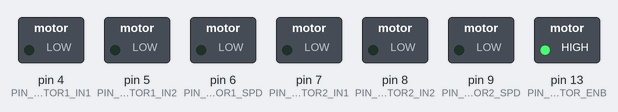
Recording of a sketch running on a simulated Arduino Uno, built with avr-gcc and run on an emulated ATmega328P. Parts: switched loads named in the sketch (green lamp = pin HIGH).

Above: at 0.05 s.
At 3.95 s:
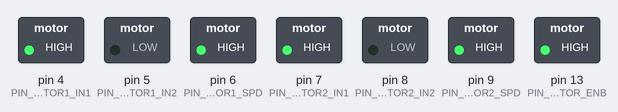
Timing chart, 0 to 5.2 s (numbered marks = the images above):
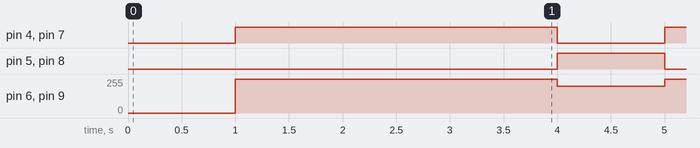

Measured:
- by itself, pin 4 (PIN_MOTOR1_IN1), pin 7 (PIN_MOTOR2_IN1): alternates HIGH for 3.0 s and LOW for 1.0 s
- by itself, pin 5 (PIN_MOTOR1_IN2), pin 8 (PIN_MOTOR2_IN2): alternates HIGH for 1.0 s and LOW for 3.0 s
- by itself, pin 6 (PIN_MOTOR1_SPD), pin 9 (PIN_MOTOR2_SPD): alternates 255/255 for 3.0 s and 200/255 for 1.0 s

The sketch:

Motor_lib_test.ino
```cpp
#include "motor.h"

Motor motor;

void setup() {
  // put your setup code here, to run once:
  motor.begin();
}

void loop() {
  // put your main code here, to run repeatedly:
  delay(1000);
  motor.leftForward(255);
  motor.rightForward(255);
  delay(3000);
  motor.leftBackward(200);
  motor.rightBackward(200);
}
```

motor.cpp
```cpp
#include "motor.h"
#include "pindef.h"

Motor::Motor()
{
  pinMode(PIN_MOTOR_ENB, OUTPUT);
  disable();
  pinMode(PIN_MOTOR1_IN1, OUTPUT);
  pinMode(PIN_MOTOR1_IN2, OUTPUT);
  pinMode(PIN_MOTOR2_IN1, OUTPUT);
  pinMode(PIN_MOTOR2_IN2, OUTPUT);
  pinMode(PIN_MOTOR1_SPD, OUTPUT);
  pinMode(PIN_MOTOR2_SPD, OUTPUT);
}

void Motor::begin()
{
  stop();
  enable();
}

void Motor::disable()
{
  digitalWrite(PIN_MOTOR_ENB, LOW);
}

void Motor::enable()
{
  digitalWrite(PIN_MOTOR_ENB, HIGH);
}

void Motor::stop()
{
  digitalWrite(PIN_MOTOR1_SPD, LOW);
  digitalWrite(PIN_MOTOR2_SPD, LOW);
}


void Motor::leftForward(int speed)
{
  digitalWrite(PIN_MOTOR1_IN1, HIGH);
  digitalWrite(PIN_MOTOR1_IN2, LOW);
  analogWrite(PIN_MOTOR1_SPD, speed);
}
void Motor::rightForward(int speed)
{
  digitalWrite(PIN_MOTOR2_IN1, HIGH);
  digitalWrite(PIN_MOTOR2_IN2, LOW);
  analogWrite(PIN_MOTOR2_SPD, speed);
}

void Motor::leftBackward(int speed)
{
  digitalWrite(PIN_MOTOR1_IN1, LOW);
  digitalWrite(PIN_MOTOR1_IN2, HIGH);
  analogWrite(PIN_MOTOR1_SPD, speed);
}
void Motor::rightBackward(int speed)
{
  digitalWrite(PIN_MOTOR2_IN1, LOW);
  digitalWrite(PIN_MOTOR2_IN2, HIGH);
  analogWrite(PIN_MOTOR2_SPD, speed);
}
```

motor.h
```cpp
#ifndef MOTOR_H
#define MOTOR_H

#include <arduino.h>

class Motor
{
public:
    // Motor(int a1, int a1, int aSpd, int b1, int b2, int bSpd, int enable);
    Motor();
    void begin();
    void enable();
    void disable();
    void stop();
    void leftForward(int speed);
    void leftBackward(int speed);
    void rightForward(int speed);
    void rightBackward(int speed);
};


#endif //MOTOR_H
```

pindef.h
```cpp
#ifndef PINDEF_H
#define PINDEF_H


#define PIN_MOTOR1_IN1 4
#define PIN_MOTOR1_IN2 5

#define PIN_MOTOR2_IN1 7
#define PIN_MOTOR2_IN2 8

#define PIN_MOTOR1_SPD 6
#define PIN_MOTOR2_SPD 9

#define PIN_MOTOR_ENB 13

#define PIN_ENCODER_1 2
#define PIN_ENCODER_2 3


#endif //PINDEF_H
```
